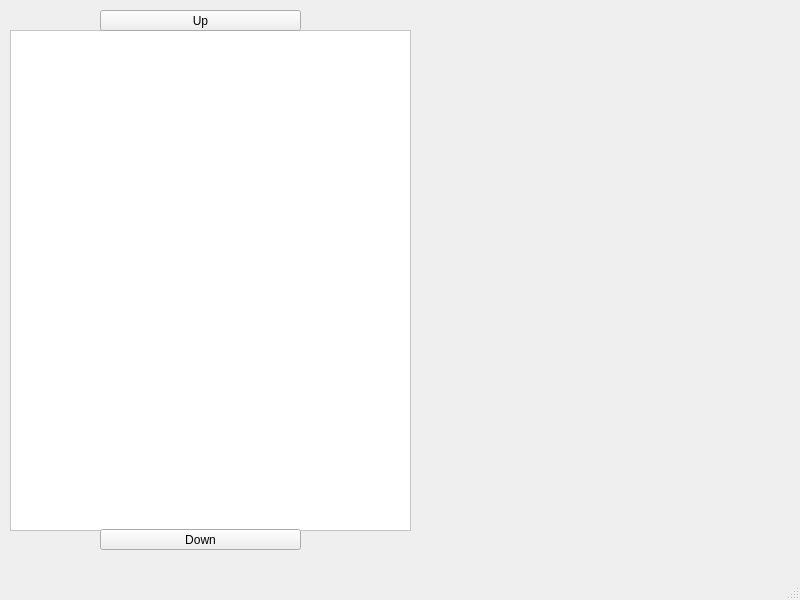
<?xml version="1.0" encoding="UTF-8"?>
<ui version="4.0">
 <class>MainWindow</class>
 <widget class="QMainWindow" name="MainWindow">
  <property name="enabled">
   <bool>true</bool>
  </property>
  <property name="geometry">
   <rect>
    <x>0</x>
    <y>0</y>
    <width>800</width>
    <height>600</height>
   </rect>
  </property>
  <property name="windowTitle">
   <string>MainWindow</string>
  </property>
  <widget class="QWidget" name="centralwidget">
   <widget class="QLabel" name="outImage">
    <property name="geometry">
     <rect>
      <x>427</x>
      <y>30</y>
      <width>341</width>
      <height>501</height>
     </rect>
    </property>
    <property name="text">
     <string/>
    </property>
   </widget>
   <widget class="QListView" name="listFiles">
    <property name="enabled">
     <bool>true</bool>
    </property>
    <property name="geometry">
     <rect>
      <x>10</x>
      <y>30</y>
      <width>401</width>
      <height>501</height>
     </rect>
    </property>
    <property name="styleSheet">
     <string notr="true">QListView{background-color: white; color: black}</string>
    </property>
    <property name="editTriggers">
     <set>QAbstractItemView::NoEditTriggers</set>
    </property>
    <property name="dragEnabled">
     <bool>false</bool>
    </property>
   </widget>
   <widget class="QPushButton" name="downButton">
    <property name="geometry">
     <rect>
      <x>100</x>
      <y>529</y>
      <width>201</width>
      <height>21</height>
     </rect>
    </property>
    <property name="text">
     <string>Down</string>
    </property>
   </widget>
   <widget class="QPushButton" name="upButton">
    <property name="geometry">
     <rect>
      <x>100</x>
      <y>10</y>
      <width>201</width>
      <height>21</height>
     </rect>
    </property>
    <property name="text">
     <string>Up</string>
    </property>
   </widget>
  </widget>
  <widget class="QMenuBar" name="menubar">
   <property name="geometry">
    <rect>
     <x>0</x>
     <y>0</y>
     <width>800</width>
     <height>21</height>
    </rect>
   </property>
  </widget>
  <widget class="QStatusBar" name="statusbar"/>
 </widget>
 <resources/>
 <connections/>
</ui>
